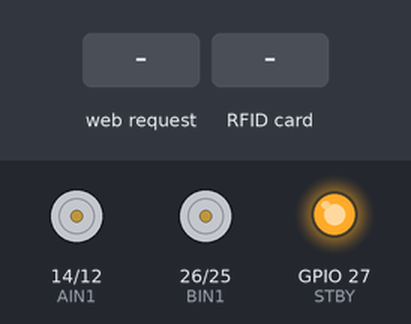
A sketch run on a simulated ESP32. Parts: motor-driver pin pairs drawn as motors (green arrow = first pin HIGH = forward, orange = second pin HIGH = backward, longer = more drive, scaled by the enable pin, stopped while the standby pin is LOW), output pins drawn as LEDs (lit = HIGH). The test bench sets the inputs (shaded band). WiFi joins after 1.5 s; servers stay silent unless stated; what the sketch prints to the serial monitor is not drawn.

Above: at 2.7 s.
2.8 s: HTTP request GET /led1on received
At 3.8 s:
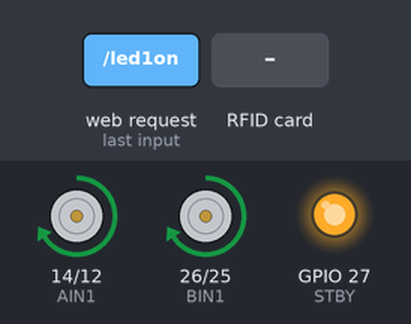
4.3 s: RFID card E3 B2 8A 04 held to the reader
At 4.8 s:
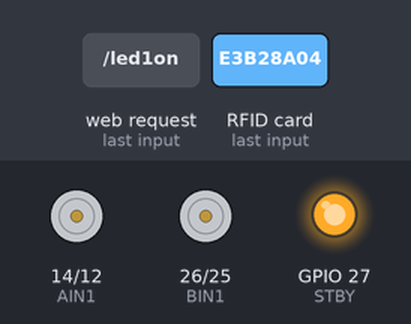
5.8 s: HTTP request GET /led2on received
At 6.4 s:
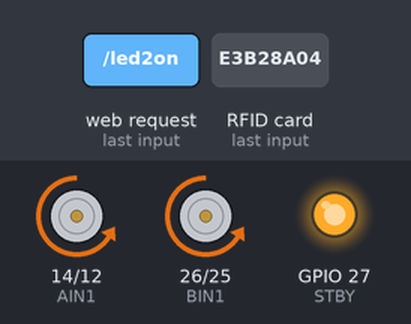
7.3 s: RFID card 7E 70 D5 05 held to the reader
At 8.5 s:
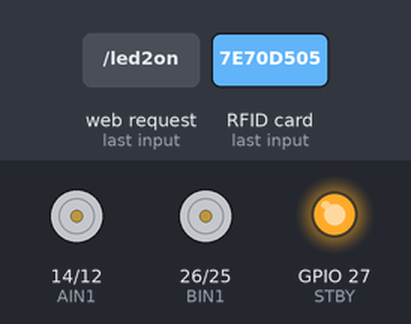
Timing chart, 0 to 10.3 s (numbered marks = the images above; inputs shaded):
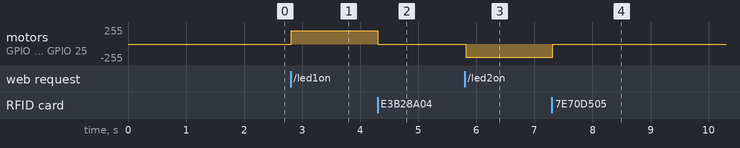

The sketch:

esp32ip.ino
```cpp
#include <WiFi.h>
#include <WebServer.h>
#include <HTTPClient.h>
#include <SPI.h>
#include <MFRC522.h>

// -------- WIFI --------
const char* ssid = "rashid";
const char* password = "12345678";

WebServer server(80);

// Python server (change to your PC IP)
String pythonServer = "http://10.196.229.135:5000";


// -------- MOTOR PINS --------

#define PWMA 13
#define AIN1 14
#define AIN2 12

#define BIN1 26
#define BIN2 25
#define PWMB 33

#define STBY 27


// -------- RFID --------

#define SS_PIN 5
#define RST_PIN 23
#define SCK_PIN 18
#define MOSI_PIN 19
#define MISO_PIN 21

MFRC522 rfid(SS_PIN, RST_PIN);


// -------- RFID UID --------

byte post1UID[4] = {0xE3, 0xB2, 0x8A, 0x04};
byte post2UID[4] = {0x7E, 0x70, 0xD5, 0x05};


// -------- SYSTEM STATE --------

int targetPost = 0;


// -------- SEND MESSAGE TO PYTHON --------

void sendToPython(String msg){

  HTTPClient http;

  String url = pythonServer + "/" + msg;

  Serial.print("Sending to Python: ");
  Serial.println(url);

  http.begin(url);
  http.GET();
  http.end();
}


// -------- MOTOR CONTROL --------

void forward(){

  digitalWrite(AIN1, HIGH);
  digitalWrite(AIN2, LOW);

  digitalWrite(BIN1, HIGH);
  digitalWrite(BIN2, LOW);

  ledcWrite(0, 200);
  ledcWrite(1, 200);

  Serial.println("Moving Forward");
}


void backward(){

  digitalWrite(AIN1, LOW);
  digitalWrite(AIN2, HIGH);

  digitalWrite(BIN1, LOW);
  digitalWrite(BIN2, HIGH);

  ledcWrite(0, 200);
  ledcWrite(1, 200);

  Serial.println("Moving Backward");
}


void stopMotor(){

  ledcWrite(0, 0);
  ledcWrite(1, 0);

  Serial.println("Motor Stopped");
}


// -------- UID COMPARE --------

bool compareUID(byte *uid, byte *knownUID){

  for(byte i=0;i<4;i++){
    if(uid[i]!=knownUID[i]) return false;
  }

  return true;
}


// -------- HTTP COMMANDS --------

void led1on(){

  Serial.println("Camera1 command received");

  targetPost = 1;

  forward();

  server.send(200,"text/plain","Going Post1");
}


void led2on(){

  Serial.println("Camera2 command received");

  targetPost = 2;

  backward();

  server.send(200,"text/plain","Going Post2");
}


void alloff(){

  stopMotor();

  targetPost = 0;

  server.send(200,"text/plain","Stopped");
}


// -------- SETUP --------

void setup(){

  Serial.begin(115200);

  pinMode(AIN1,OUTPUT);
  pinMode(AIN2,OUTPUT);

  pinMode(BIN1,OUTPUT);
  pinMode(BIN2,OUTPUT);

  pinMode(STBY,OUTPUT);
  digitalWrite(STBY,HIGH);

  ledcSetup(0,1000,8);
  ledcSetup(1,1000,8);

  ledcAttachPin(PWMA,0);
  ledcAttachPin(PWMB,1);

  SPI.begin(SCK_PIN,MISO_PIN,MOSI_PIN,SS_PIN);
  rfid.PCD_Init();

  // WIFI

  WiFi.begin(ssid,password);

  Serial.print("Connecting WiFi");

  while(WiFi.status()!=WL_CONNECTED){

    delay(500);
    Serial.print(".");
  }

  Serial.println();
  Serial.print("ESP32 IP: ");
  Serial.println(WiFi.localIP());


  // HTTP ROUTES

  server.on("/led1on",led1on);
  server.on("/led2on",led2on);
  server.on("/alloff",alloff);

  server.begin();
}


// -------- LOOP --------

void loop(){

  server.handleClient();


  // -------- RFID CHECK --------

  if(!rfid.PICC_IsNewCardPresent()) return;

  if(!rfid.PICC_ReadCardSerial()) return;


  Serial.print("RFID UID: ");

  for(byte i=0;i<rfid.uid.size;i++){

    Serial.print(rfid.uid.uidByte[i],HEX);
    Serial.print(" ");
  }

  Serial.println();


  // -------- POST1 --------

  if(compareUID(rfid.uid.uidByte,post1UID)){

    Serial.println("Post1 Tag Detected");

    if(targetPost==1){

      stopMotor();

      targetPost = 0;

      sendToPython("post1");
    }
  }


  // -------- POST2 --------

  if(compareUID(rfid.uid.uidByte,post2UID)){

    Serial.println("Post2 Tag Detected");

    if(targetPost==2){

      stopMotor();

      targetPost = 0;

      sendToPython("post2");
    }
  }

  rfid.PICC_HaltA();
}
```

Measured:
- after the input at 2.8 s, motor on GPIO 14 (AIN1) / GPIO 12 (AIN2), motor on GPIO 26 (BIN1) / GPIO 25 (BIN2): stopped → forward 199/255 at once
- after the input at 4.3 s, motor on GPIO 14 (AIN1) / GPIO 12 (AIN2), motor on GPIO 26 (BIN1) / GPIO 25 (BIN2): forward 199/255 → stopped at once
- after the input at 5.8 s, motor on GPIO 14 (AIN1) / GPIO 12 (AIN2), motor on GPIO 26 (BIN1) / GPIO 25 (BIN2): stopped → backward 199/255 at once
- after the input at 7.3 s, motor on GPIO 14 (AIN1) / GPIO 12 (AIN2), motor on GPIO 26 (BIN1) / GPIO 25 (BIN2): backward 199/255 → stopped at once
